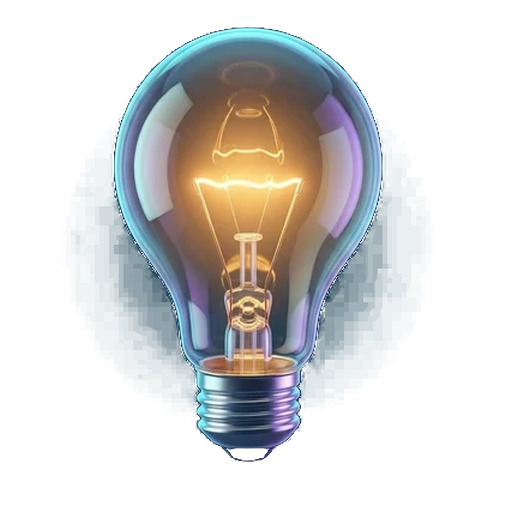
#> input picture frontend/assets/images/kind-lesson.png, 512 x 512 px
$ python -i gen_gem_icons.py   (imports and definitions only)
#> lines starting #> are read from the running program, lines starting #| are printed output that depends on the picture; after the words box and inside, x2 and y2 are one past the last pixel; in counts of white or black regions, pixels touching at a corner belong together
#> further down, picture is the input picture: PIL image 512x512 RGBA; mean R, G, B, A 52.9, 87.1, 94.1, 81.1
"""Tema icone "Gemstone 3D": re-render delle icone 3D dell'app (stessi soggetti)
come gioielli sfaccettati. Usa l'icona 3D esistente come riferimento di forma.

Uso:  cd backend && python gen_gem_icons.py [nome ...]
Out:  frontend/assets/images/gem/<nome>.png (RGBA 512, sfondo rimosso)
"""
import asyncio
import base64
import io
import os
import sys
from pathlib import Path

from dotenv import load_dotenv

ROOT = Path(__file__).parent
# [1 line not run here, left out]

from PIL import Image, ImageDraw, ImageFilter, ImageOps  # noqa: E402
from emergentintegrations.llm.chat import LlmChat, UserMessage, ImageContent  # noqa: E402
from generate_pause_mark import fit_square  # noqa: E402

MODEL = "gemini-3.1-flash-image-preview"
IMG = ROOT.parent / "frontend" / "assets" / "images"
OUT = IMG / "gem"
RAW = ROOT.parent / "memory" / "icons_gem"

STYLE = (
    "Re-render the object shown in the reference image as a premium 3D GEMSTONE JEWEL app icon. "
    "Keep exactly the same object, silhouette, proportions and camera angle as the reference, but make it out of "
    "cut, faceted precious gemstones with crisp sharp facets, brilliant internal refractions and sparkling specular "
    "highlights, set in thin polished liquid-gold metal edges and details. Luxurious jewellery look, studio lighting, "
    "high-end 4k render. Single object perfectly centred on a pure flat black (#000000) background, no floor, "
    "no reflection, no ground shadow, no text, no extra elements, square 1:1, object fills about 70% of the frame. "
)
ACTIVE = "Gem colours: "
BASE = ("INACTIVE state: make the whole object in colourless smoky grey crystal / clear quartz with silver metal "
        "edges (desaturated, soft lavender-grey), still faceted and sparkling but without saturated colour. ")

ICONS = {
    "kind-lesson": ("kind-lesson.png", ACTIVE + "stacked books in sapphire blue, teal tourmaline and amethyst, gold page edges."),
    "kind-bulb": ("kind-bulb.png", ACTIVE + "a bulb of clear diamond crystal with a glowing amber citrine filament and a gold screw base."),
    "kind-book": ("kind-book.png", ACTIVE + "open book with pale champagne topaz pages and an emerald-teal cover, gold edges."),
    "kind-clock": ("kind-clock.png", ACTIVE + "amethyst purple case, mother-of-pearl face, gold hands and gold crown button."),
    "kind-headphones": ("kind-headphones.png", ACTIVE + "amethyst headband, ruby-coral ear cups, gold joints."),
    "act-heart-active": ("act-heart-active.png", ACTIVE + "a brilliant faceted ruby red heart with a thin gold rim."),
    "act-heart-base": ("act-heart-base.png", BASE + "A faceted heart."),
    "act-bookmark-active": ("act-bookmark-active.png", ACTIVE + "a faceted aquamarine / cyan topaz bookmark ribbon with gold edges."),
    "act-bookmark-base": ("act-bookmark-base.png", BASE + "A faceted bookmark ribbon."),
    "act-share": ("act-share-v2.png", ACTIVE + "aquamarine cyan crystal share symbol (box with an upward arrow) with gold edges."),
    "nav-home-active": ("nav-home-active.png", ACTIVE + "aquamarine walls, amethyst roof, amethyst door, gold trims."),
    "nav-home-base": ("nav-home-base.png", BASE + "A small house."),
    "nav-topics-active": ("nav-topics-active.png", ACTIVE + "four square cut gems in a 2x2 grid: three aquamarine and one amethyst, gold bezels."),
    "nav-topics-base": ("nav-topics-base.png", BASE + "Four square cut gems in a 2x2 grid."),
    "nav-profile-active": ("nav-profile-active.png", ACTIVE + "aquamarine cyan person silhouette (head and shoulders) with gold edges."),
    "nav-profile-base": ("nav-profile-base.png", BASE + "A person silhouette (head and shoulders)."),
}


def ref_on_black(path: Path) -> str:
    src = Image.open(path).convert("RGBA")
    bg = Image.new("RGBA", src.size, (0, 0, 0, 255))
    bg.alpha_composite(src)
    buf = io.BytesIO()
    bg.convert("RGB").save(buf, "PNG")
    return base64.b64encode(buf.getvalue()).decode()


def remove_black_bg(img: Image.Image) -> Image.Image:
    """Flood-fill from the borders over near-black pixels → transparent; keeps dark facets inside."""
    rgb = img.convert("RGB")
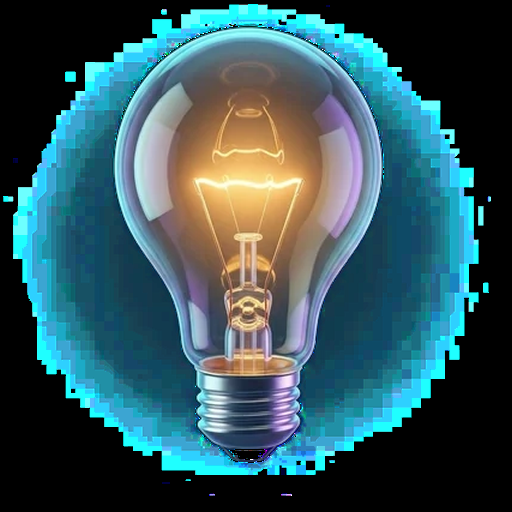
#> rgb: PIL image 512x512 RGB; mean R, G, B 52.9, 87.1, 94.1
    w, h = rgb.size
#> w = 512; h = 512
    dark = rgb.point(lambda v: 255 if v < 28 else 0).convert("L")
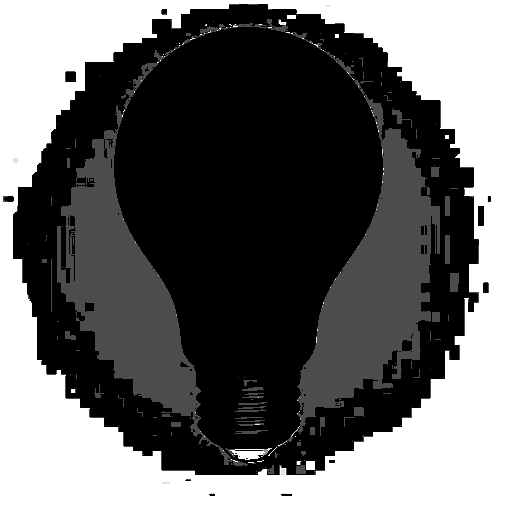
#> dark: PIL image 512x512 L; min 0, max 255, mean 102.7
    # pixel "scuro" solo se tutti e tre i canali sono bassi
    r, g, b = [c.point(lambda v: 255 if v < 28 else 0) for c in rgb.split()]
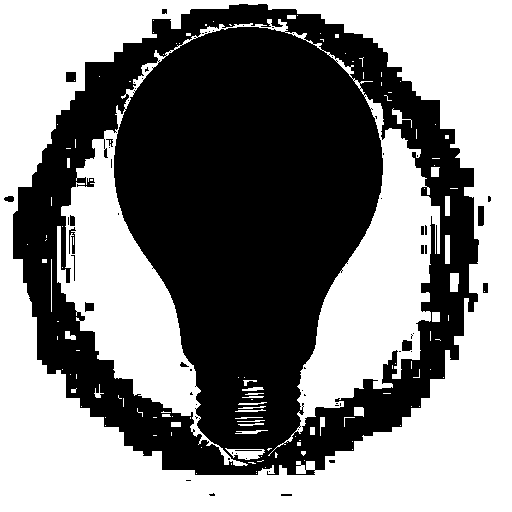
#> r: PIL image 512x512 L; 51.8% white; 64 black regions (47 under 20 px), largest, box (x1, y1, x2, y2) and area: (13, 4, 479, 475) 125292, (478, 206, 484, 226) 119, (402, 340, 412, 351) 101
#> g: PIL image 512x512 L; 35.4% white; 99 white regions (94 under 20 px), largest, box (x1, y1, x2, y2) and area: (0, 0, 512, 512) 92151, (230, 448, 272, 460) 270, (306, 461, 315, 470) 81, (287, 15, 296, 19) 36, (279, 20, 286, 25) 24
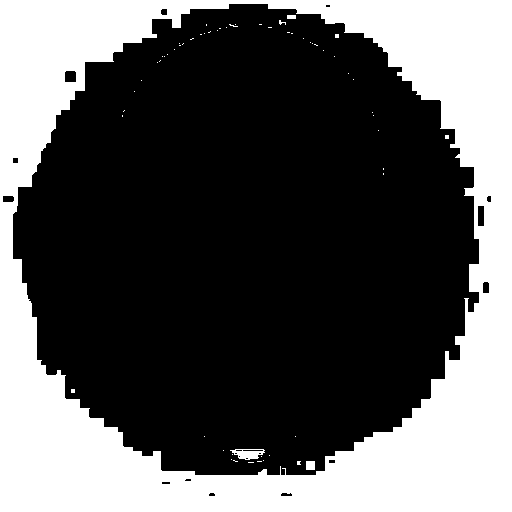
#> b: PIL image 512x512 L; 35.3% white; 60 white regions (56 under 20 px), largest, box (x1, y1, x2, y2) and area: (0, 0, 512, 512) 92061, (230, 449, 265, 460) 239, (306, 461, 315, 470) 81, (287, 15, 296, 19) 36
    dark = Image.eval(Image.merge("RGB", (r, g, b)).convert("L"), lambda v: 255 if v > 250 else 0)
#> dark: PIL image 512x512 L; 35.3% white; 60 white regions (56 under 20 px), largest, box (x1, y1, x2, y2) and area: (0, 0, 512, 512) 92059, (230, 449, 265, 460) 234, (306, 461, 315, 470) 81, (287, 15, 296, 19) 36
    for xy in [(0, 0), (w - 1, 0), (0, h - 1), (w - 1, h - 1), (w // 2, 0), (w // 2, h - 1), (0, h // 2), (w - 1, h // 2)]:
        if dark.getpixel(xy) == 255:
            ImageDraw.floodfill(dark, xy, 128)
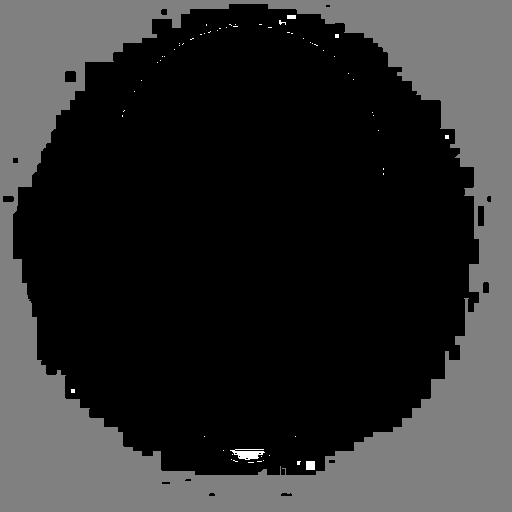
#> dark: PIL image 512x512 L; min 0, max 255, mean 45.5
    alpha = dark.point(lambda v: 0 if v == 128 else 255).filter(ImageFilter.MinFilter(3)).filter(ImageFilter.GaussianBlur(1.2))
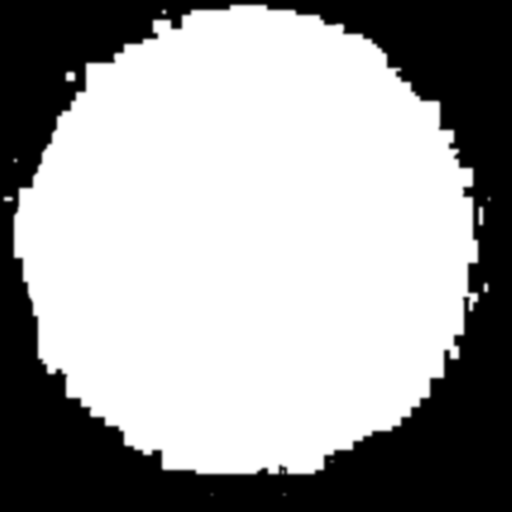
#> alpha: PIL image 512x512 L; min 0, max 255, mean 163.1
    out = rgb.convert("RGBA")
    out.putalpha(alpha)
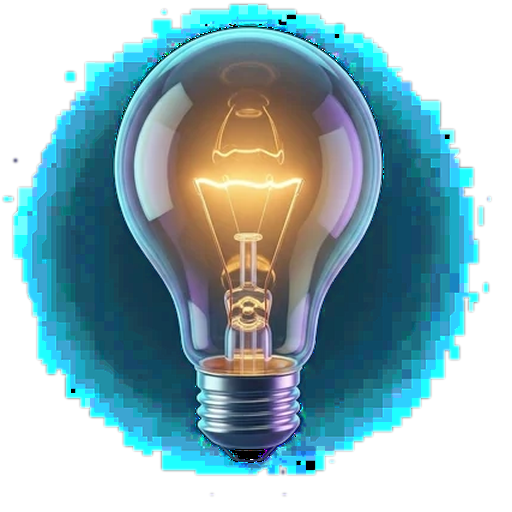
#> out: PIL image 512x512 RGBA; mean R, G, B, A 52.9, 87.1, 94.1, 163.1; transparent parts drawn white
    return out


# [31 lines not run here, left out]

>>> from PIL import Image
>>> picture = Image.open('../frontend/assets/images/kind-lesson.png')
>>> result = remove_black_bg(picture)

$ run again, on frontend/assets/images/act-share-v2.png
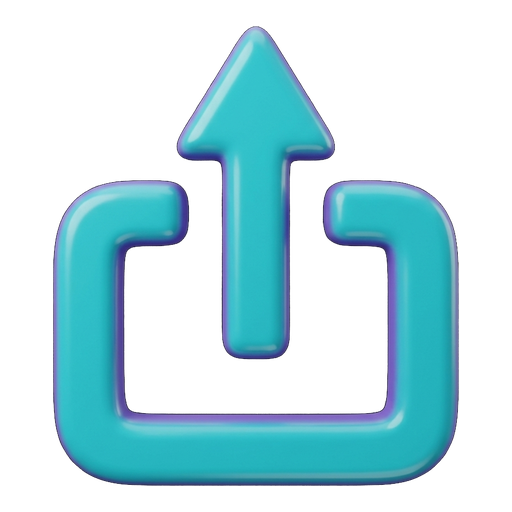
#> input picture frontend/assets/images/act-share-v2.png, 512 x 512 px
#> picture is the input picture: PIL image 512x512 RGBA; mean R, G, B, A 22.3, 59.1, 66.6, 89.6
#> in remove_black_bg, `r, g, b = [c.point(lambda v: 255 if v < 28 else 0) for c in rgb.split()]`:
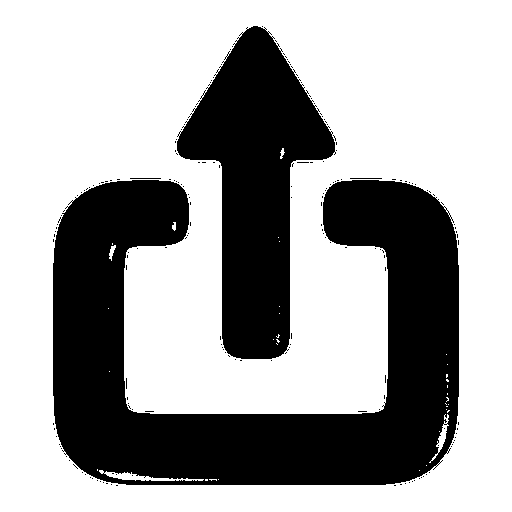
#> r: PIL image 512x512 L; 65% white; 191 black regions (187 under 20 px), largest, box (x1, y1, x2, y2) and area: (53, 180, 459, 485) 64903, (177, 26, 336, 359) 26506, (350, 178, 382, 179) 32, (130, 178, 161, 179) 31
#> g: PIL image 512x512 L; 64.7% white; 200 black regions (196 under 20 px), largest, box (x1, y1, x2, y2) and area: (53, 180, 459, 485) 65540, (177, 26, 336, 359) 26519, (350, 178, 381, 179) 31, (131, 178, 161, 179) 30
#> b: PIL image 512x512 L; 64.1% white; 109 black regions (100 under 20 px), largest, box (x1, y1, x2, y2) and area: (53, 180, 459, 486) 66726, (176, 26, 337, 360) 26890, (126, 276, 127, 376) 100
#> in remove_black_bg, `out.putalpha(alpha)`:
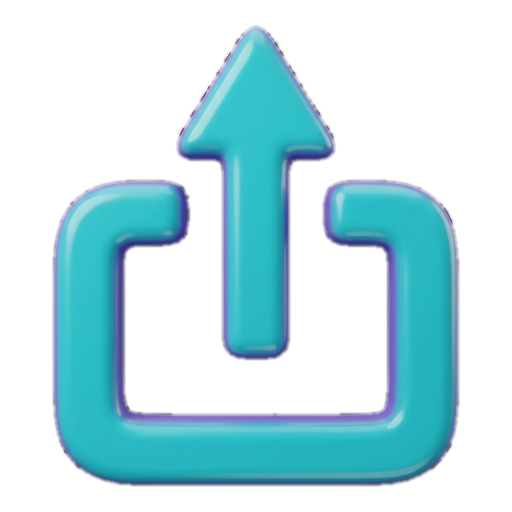
#> out: PIL image 512x512 RGBA; mean R, G, B, A 22.3, 59.1, 66.6, 88; transparent parts drawn white
